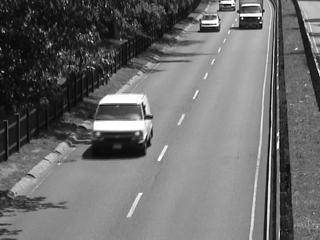
#> input picture lab4/lab_files/I.jpg, 320 x 240 px, found by its file name
$ python task4_3.py
#> lines starting #> are read from the running program, lines starting #| are printed output that depends on the picture; after the words box and inside, x2 and y2 are one past the last pixel; in counts of white or black regions, pixels touching at a corner belong together
#> further down, I is the input picture: shape (240, 320, 3); min 0, max 255, mean 107.9
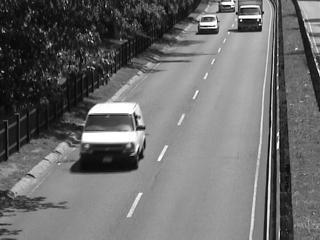
#> input picture lab4/lab_files/J.jpg, 320 x 240 px, found by its file name
#> further down, J is the input picture: shape (240, 320, 3); min 0, max 255, mean 107.9
### lab4/task4_1.py
import cv2
import numpy as np


# [35 lines left out: function of, not called in this run]


def vis_flow(u, v, YX, name):
#> called with YX = (240, 320), name = 'Optical Flow Farneback'
    magnitude, angle = cv2.cartToPolar(u, v)
    magnitude = cv2.normalize(magnitude, None, 0, 255, cv2.NORM_MINMAX)
    angle = (angle * 90 / np.pi).astype(np.uint8)

    optical_flow_hsv = np.zeros((YX[0], YX[1], 3), dtype=np.uint8)
    optical_flow_hsv[..., 0] = angle
    optical_flow_hsv[..., 1] = magnitude
    optical_flow_hsv[..., 2] = 255
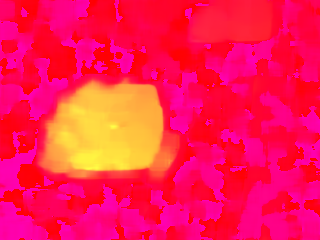
#> optical_flow_hsv: shape (240, 320, 3); mean of channels 0, 1, 2 80.3, 26.3, 255; drawn as B, G, R
    optical_flow_bgr = cv2.cvtColor(optical_flow_hsv, cv2.COLOR_HSV2BGR)
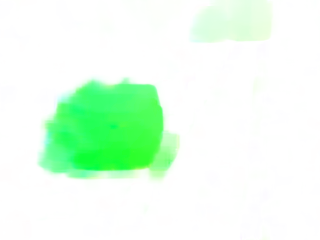
#> optical_flow_bgr: shape (240, 320, 3); mean B, G, R 233.1, 254.8, 228.9

    cv2.namedWindow(name, cv2.WINDOW_NORMAL)
    cv2.resizeWindow(name, 1000, 1000)
    cv2.imshow(name, optical_flow_bgr)
    cv2.waitKey(0)
    cv2.destroyAllWindows()

# [10 lines that do not run on import are left out]

### lab4/task4_3.py
import cv2
import numpy as np
from task4_1 import vis_flow

I = cv2.imread("/home/nastia/agh/avs/lab4/lab_files/I.jpg")
J = cv2.imread("/home/nastia/agh/avs/lab4/lab_files/J.jpg")
I = cv2.cvtColor(I, cv2.COLOR_RGB2GRAY)
J = cv2.cvtColor(J, cv2.COLOR_RGB2GRAY)

farnerback = cv2.calcOpticalFlowFarneback(I, J, None, 0.5, 3, 15, 3, 5, 1.2, 0)
vis_flow(farnerback[..., 0], farnerback[..., 1], I.shape, "Optical Flow Farneback")


# params for ShiTomasi corner detection
feature_params = dict( maxCorners = 100,
 qualityLevel = 0.3,
 minDistance = 7,
 blockSize = 7 )
# Parameters for lucas kanade optical flow
lk_params = dict( winSize = (15, 15),
 maxLevel = 2,
 criteria = (cv2.TERM_CRITERIA_EPS | cv2.TERM_CRITERIA_COUNT, 10, 0.03))
# Create some random colors
color = np.random.randint(0, 255, (100, 3))
# Take first frame and find corners in it
p0 = cv2.goodFeaturesToTrack(I, mask = None, **feature_params)
#> p0 = 22 rows, first 8: [259, 16], [241, 18], [145, 116], [217, 23], [201, 23], [241, 5], [260, 26], [235, 9]
# Create a mask image for drawing purposes
mask = np.zeros_like(I)
p1, st, err = cv2.calcOpticalFlowPyrLK(I, J, p0, None, **lk_params)
#> p1 = 22 rows, first 8: [258.3, 17.93], [239.8, 19.92], [137, 126.9], [215.6, 24.89], [199.3, 24.76], [240.1, 6.53], [259.4, 28.3], [234.1, 10.43]; st = 22 values from 1 to 1; err = 22 values, max 38.33 at index 9, min 4.08 at index 12, mean 12.47
# Select good points
if p1 is not None:
    good_new = p1[st==1]
#> good_new has the same summary as p1
    good_old = p0[st==1]
#> good_old has the same summary as p0
# draw the tracks
img = np.copy(J)
for i, (new, old) in enumerate(zip(good_new, good_old)):
    a, b = new.ravel()
    c, d = old.ravel()
    mask = cv2.line(mask, (int(a), int(b)), (int(c), int(d)), color[i].tolist(), 2)
    J = cv2.circle(J, (int(a), int(b)), 5, color[i].tolist(), -1)
    img = cv2.add(J, mask)
#> this loop made 22 passes
#> (a, b, c, d) on passes 1 to 12: (258.3, 17.93, 259, 16), (239.8, 19.92, 241, 18), (137, 126.9, 145, 116), (215.6, 24.89, 217, 23), (199.3, 24.76, 201, 23), (240.1, 6.53, 241, 5), (259.4, 28.3, 260, 26), (234.1, 10.43, 235, 9), (131.8, 144.1, 140, 132), (230.3, 3.15, 231, 2), (220.6, 7.16, 221, 6), (131, 115, 139, 105)
#> pass 1, `mask = cv2.line(mask, (int(a), int(b)), (int(c), int(d)), color[i].tol..`:
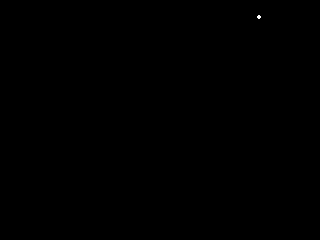
#> mask: shape (240, 320); values 0 (black) and 172 (white), 0.02% white in thin lines or dots, all inside (x1, y1, x2, y2) = (257, 15, 261, 19)
#> after the loop:
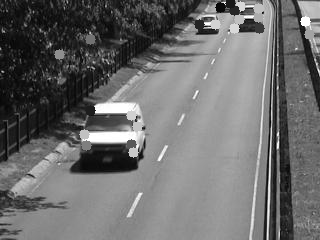
#> J: shape (240, 320); min 0, max 255, mean 108.3
#> after the loop:
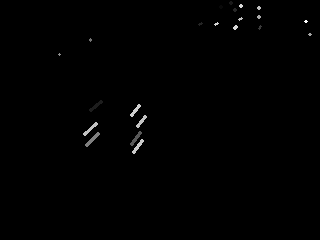
#> mask: shape (240, 320); min 0, max 254, mean 1

cv2.namedWindow("name", cv2.WINDOW_NORMAL)
cv2.resizeWindow("name", 1000, 1000)
cv2.imshow("name", img)
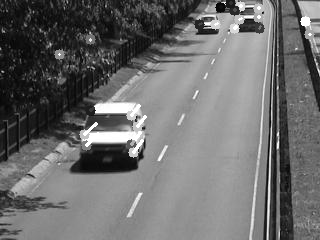
#> window 'name': shape (240, 320); min 0, max 255, mean 108.7
cv2.waitKey(0)
cv2.destroyAllWindows()
